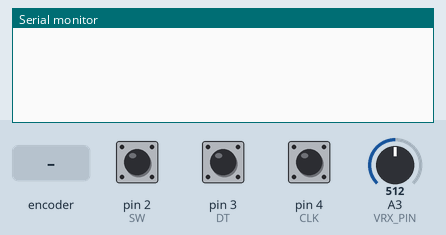
This sketch was run on a simulated Arduino Leonardo, built with avr-gcc and run on an emulated ATmega32U4. On the bench: the last lines printed to the serial monitor. The test bench sets the inputs (shaded band); at power-on: pin 2 (SW) HIGH, pin 3 (DT) HIGH, pin 4 (CLK) HIGH, A3 (VRX_PIN) = 512. USB keyboard and mouse output is not drawn.

Above: at 1.2 s.
1.3 s: rotary encoder on pin 4 (CLK) / pin 3 (DT) turned 1 step (first pin leading)
At 2.2 s:
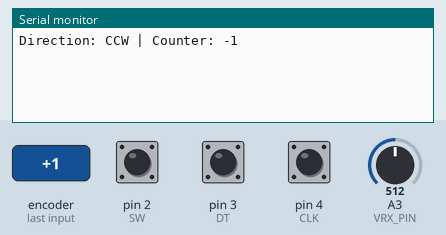
3.0 s: pin 2 (SW) pulled LOW for 0.15 s
At 3.7 s:
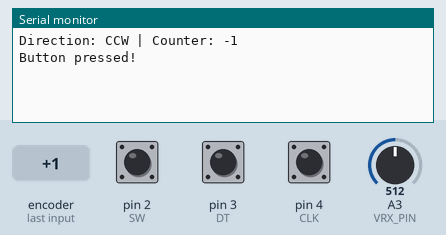
4.6 s: rotary encoder on pin 4 (CLK) / pin 3 (DT) turned 2 steps (second pin leading)
At 5.8 s:
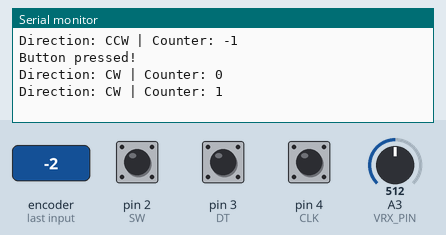

Measured:
- after the input at 1.3 s, the serial monitor: prints a new line after 0.06 s (image 1)
- after the input at 3.0 s, the serial monitor: prints a new line at once (image 2)
- after the input at 4.6 s, the serial monitor: prints a new line after 0.09 s (image 3)

The sketch:

CustomKeypad_copy_20230509182948.ino
```cpp
#include <Encoder.h>
#include <Joystick.h>
#include <Keypad.h>


// Rotary Encoder Inputs
#define CLK 4
#define DT 3
#define SW 2

#define VRX_PIN A3
int xAxis;
int xValue = 0;

int counter = 0;
int currentStateCLK;
int lastStateCLK;
String currentDir ="";
unsigned long lastButtonPress = 0;

// Create the Joystick
Joystick_ Joystick(JOYSTICK_DEFAULT_REPORT_ID,JOYSTICK_TYPE_JOYSTICK,
  19, 0,                  // Button Count, Hat Switch Count
  true, false, false,     // X and Y, but no Z Axis
  false, false, false,   // No Rx, Ry, or Rz
  false, false,          // No rudder or throttle
  false, false, false);  // No accelerator, brake, or steering


const byte ROWS = 4; //four rows
const byte COLS = 4; //four columns
//define the cymbols on the buttons of the keypads
char hexaKeys[ROWS][COLS] = {
  {0,1,2,3},
  {4,5,6,7},
  {8,9,10,11},
  {12,13,14,15}
};
byte rowPins[ROWS] = {14, 15, 16, 18}; //connect to the row pinouts of the keypad
byte colPins[COLS] = {5, 6, 7, 8}; //connect to the column pinouts of the keypad

//initialize an instance of class NewKeypad
Keypad customKeypad = Keypad( makeKeymap(hexaKeys), rowPins, colPins, ROWS, COLS);

void setup(){
	// Set encoder pins as inputs
	pinMode(CLK,INPUT);
	pinMode(DT,INPUT);
	pinMode(SW, INPUT_PULLUP);

  Serial.begin(9600);
  lastStateCLK = digitalRead(CLK);
  Joystick.begin();
}

void loop(){
  char customKey = customKeypad.getKey();

  if (customKey){
    Serial.println(customKey);
    Joystick.setButton(customKey,1);
    delay(50);
    Joystick.setButton(customKey,0);
  }

// Read the current state of CLK
	currentStateCLK = digitalRead(CLK);

	// If last and current state of CLK are different, then pulse occurred
	// React to only 1 state change to avoid double count
	if (currentStateCLK != lastStateCLK  && currentStateCLK == 1){

		// If the DT state is different than the CLK state then
		// the encoder is rotating CCW so decrement
		if (digitalRead(DT) != currentStateCLK) {
			counter --;
			currentDir ="CCW";
      Joystick.setButton(18,1);
      delay(10);
      Joystick.setButton(18,0);
		} else {
			// Encoder is rotating CW so increment
			counter ++;
			currentDir ="CW";
      Joystick.setButton(16,1);
      delay(10);
      Joystick.setButton(16,0);
		}

		Serial.print("Direction: ");
		Serial.print(currentDir);
		Serial.print(" | Counter: ");
		Serial.println(counter);
	}

	// Remember last CLK state
	lastStateCLK = currentStateCLK;

	// Read the button state
	int btnState = digitalRead(SW);

	//If we detect LOW signal, button is pressed
	if (btnState == LOW) {
		//if 50ms have passed since last LOW pulse, it means that the
		//button has been pressed, released and pressed again
		if (millis() - lastButtonPress > 50) {
			Serial.println("Button pressed!");
      Joystick.setButton(17,1);
      delay(10);
      Joystick.setButton(17, 0);
		}

		// Remember last button press event
		lastButtonPress = millis();
	}

    xValue = analogRead(VRX_PIN);
    Joystick.setXAxis(xValue);

	// Put in a slight delay to help debounce the reading
	delay(1);

}
```
